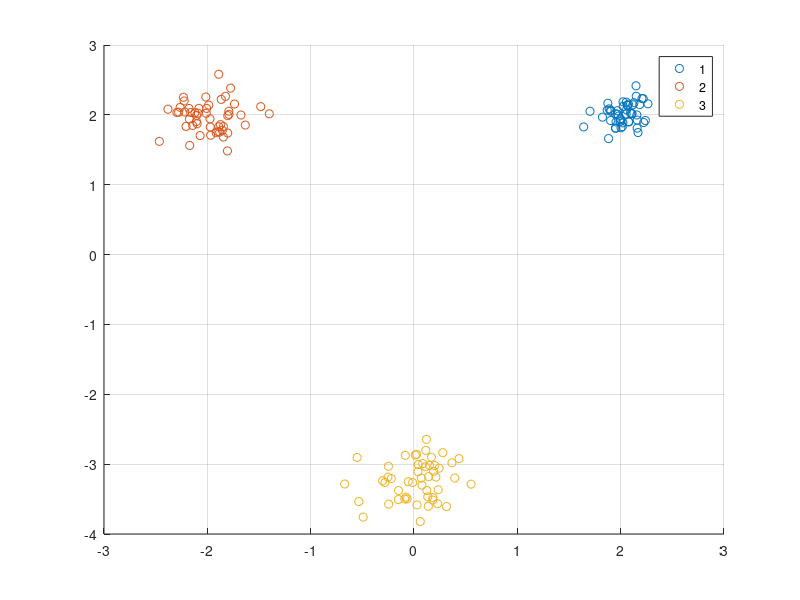

Reproduce this figure in MATLAB. (Note: this script raises an error after producing the figure.)
% EC 414 - HW 3 - Spring 2022
% K-Means starter code

clear, clc, close all;

%% Generate Gaussian data:
% Add code below:
n = 50;
Xtrain = zeros(n*3,2);
Ytrain = zeros(n*3,1);
Ytrain(1:n) = 1;
Ytrain(n+1:2*n) = 2;
Ytrain(2*n+1:3*n) = 3;
I2 = [1 0;0 1];
mu1 = [2,2];
sig1 = 0.02*I2;
mu2 = [-2,2];
sig2 = 0.05*I2;
mu3 = [0,-3.25];
sig3 = 0.07*I2;

Xtrain(1:n,:) = mvnrnd(mu1,sig1,n);
Xtrain(n+1:2*n,:) = mvnrnd(mu2,sig2,n);
Xtrain(2*n+1:3*n,:) = mvnrnd(mu3,sig3,n);
figure;
gscatter(Xtrain(:,1),Xtrain(:,2),Ytrain);
grid on;
hold on;

%% Generate NBA data:
% Add code below:
A = readmatrix('NBA_stats_2018_2019.xlsx');
% HINT: readmatrix might be useful here

% Problem 3.2(f): Generate Concentric Rings Dataset using
% sample_circle.m provided to you in the HW 3 folder on Blackboard.

%% K-Means implementation
% Add code below

K = 3;
mu1_init = [3 3]';
mu2_init = [-4 -1]';
mu3_init = [2 -4]';
MU_init = [mu1_init mu2_init mu3_init]; 

MU_previous = MU_init;
MU_current = MU_init;

% initializations
labels = ones(length(Xtrain),1);
converged = 0;
iteration = 0;
convergence_threshold = 0.025;
min_distances = zeros(3,1);
scatter(MU_current(1,:),MU_current(2,:),50,'oK','filled');
legend('1','2','3','Centroid','FontSize',14);
while (converged==0)
    iteration = iteration + 1;
    fprintf('Iteration: %d\n',iteration)
    x11 = 0;
    x12 = 0;
    x21 = 0;
    x22 = 0;
    x31 = 0;
    x32 = 0;
    %% CODE - Assignment Step - Assign each data observation to the cluster with the nearest mean:
    % Write code below here:
    for i = 1:length(labels)
       min_distances(1) = sqrt((Xtrain(i,1) - MU_current(1,1))^2 + (Xtrain(i,2) - MU_current(2,1))^2);
       min_distances(2) = sqrt((Xtrain(i,1) - MU_current(1,2))^2 + (Xtrain(i,2) - MU_current(2,2))^2);
       min_distances(3) = sqrt((Xtrain(i,1) - MU_current(1,3))^2 + (Xtrain(i,2) - MU_current(2,3))^2);
       [~, idx] = min(min_distances);
       if idx == 1
           labels(i) = 1;
       elseif idx == 2
           labels(i) = 2;
       elseif idx == 3
           labels(i) = 3;
       end
    end
    %% CODE - Mean Updating - Update the cluster means
    % Write code below here:
    id1 = find(labels == 1);
    id2 = find(labels == 2);
    id3 = find(labels == 3);
    for i = 1:length(id1)
        x11 = x11 + Xtrain(id1(i),1);
        x12 = x12 + Xtrain(id1(i),2);
    end
    MU1current = [x11/length(id1) x12/length(id1)]';
    for i = 1:length(id2)
        x21 = x21 + Xtrain(id2(i),1);
        x22 = x22 + Xtrain(id2(i),2);
    end
    MU2current = [x21/length(id2) x22/length(id2)]';
    for i = 1:length(id3)
        x31 = x31 + Xtrain(id3(i),1);
        x32 = x32 + Xtrain(id3(i),2);
    end
    MU3current = [x31/length(id3) x32/length(id3)]';
    MU_previous = MU_current;
    MU_current = [MU1current MU2current MU3current];
    %% CODE 4 - Check for convergence 
    % Write code below here:
    distance = sqrt((MU_current(1,1) - MU_previous(1,1))^2 + (MU_current(2,1) - MU_previous(2,1))^2 + (MU_current(1,2) - MU_previous(1,2))^2 + (MU_current(2,2) - MU_previous(2,2))^2 + (MU_current(1,3) - MU_previous(1,3))^2 + (MU_current(2,3) - MU_previous(2,3))^2);
    if (distance < convergence_threshold)
        converged=1;
    end
    
    %% CODE 5 - Plot clustering results if converged:
    % Write code below here:
    if (converged == 1)
        fprintf('\nConverged.\n')
        figure;
        gscatter(Xtrain(:,1),Xtrain(:,2),labels);
        hold on;
        scatter(MU_current(1,:),MU_current(2,:),50,'oK','filled');
        grid on;
        legend('1','2','3','Centroid','FontSize',14);
        
        %% If converged, get WCSS metric
        % Add code below
        
    end
    
    %%%%%%%%%%%%%%%%%%%%%%%%%%%%%%%%%%%%%%%%%%%%%%%%
end



